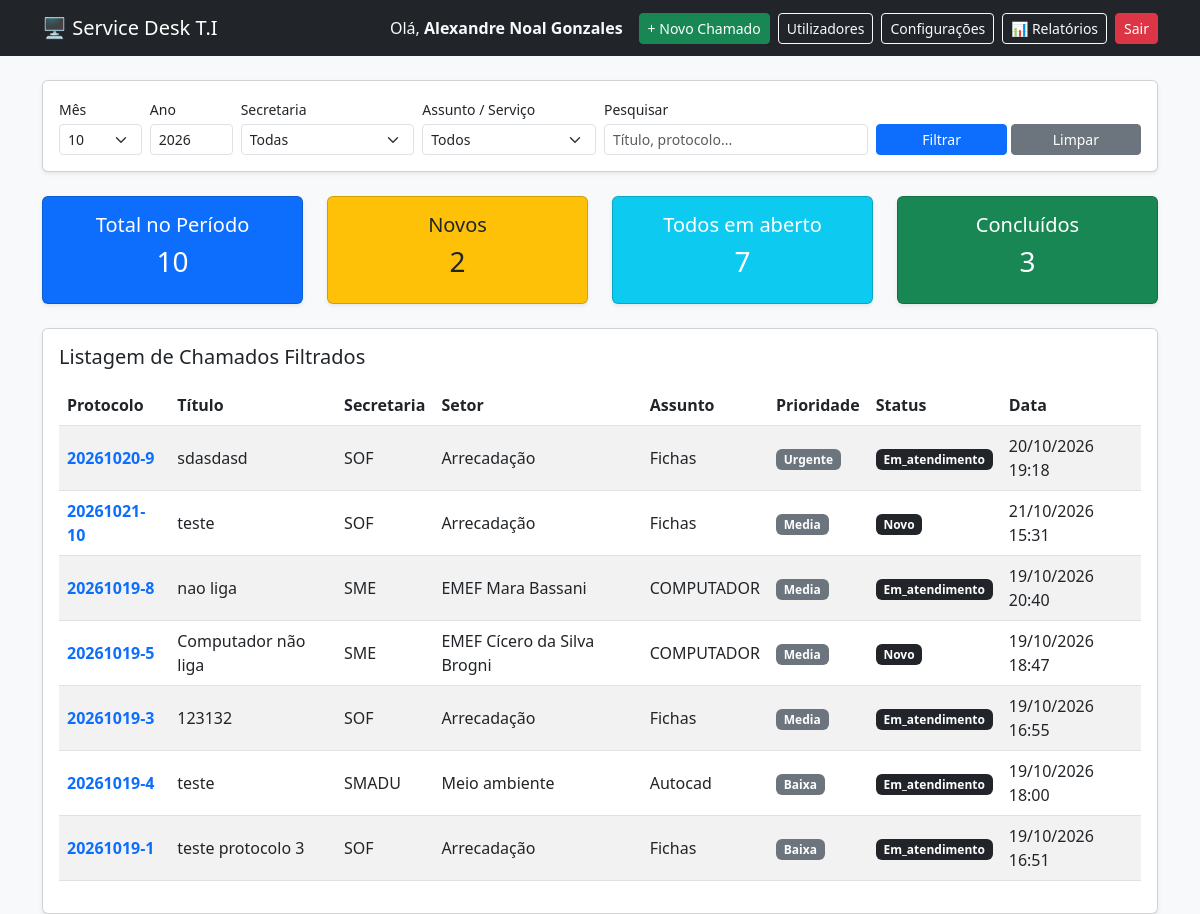
/index.php (signed in), run on the app's committed database.
### tables this page shows
CREATE TABLE `chamados` (
  `id` int(11) NOT NULL,
  `protocolo` varchar(20) NOT NULL,
  `solicitante_id` int(11) NOT NULL,
  `tecnico_id` int(11) DEFAULT NULL,
  `secretaria_id` int(11) NOT NULL,
  `setor_id` int(11) NOT NULL,
  `servico_id` int(11) NOT NULL,
  `titulo` varchar(200) NOT NULL,
  `descricao` text NOT NULL,
  `equipamento_id` int(11) DEFAULT NULL,
  `equipamento` varchar(255) DEFAULT NULL,
  `patrimonio` varchar(100) DEFAULT NULL,
  `prioridade` enum('baixa','media','alta','urgente') DEFAULT 'media',
  `status` enum('novo','em_atendimento','pendente','concluido','cancelado') DEFAULT 'novo',
  `data_abertura` timestamp NOT NULL DEFAULT current_timestamp(),
  `data_conclusao` datetime DEFAULT NULL,
  `nova_interacao_solicitante` tinyint(1) DEFAULT 0,
  `ultima_interacao_em` datetime DEFAULT NULL,
  `nova_interacao_tecnico` tinyint(1) DEFAULT 0
);

CREATE TABLE `secretarias` (
  `id` int(11) NOT NULL,
  `nome` varchar(150) NOT NULL,
  `ativo` tinyint(1) DEFAULT 1,
  `created_at` timestamp NOT NULL DEFAULT current_timestamp()
);

CREATE TABLE `setores` (
  `id` int(11) NOT NULL,
  `secretaria_id` int(11) NOT NULL,
  `nome` varchar(150) NOT NULL,
  `ativo` tinyint(1) DEFAULT 1
);

CREATE TABLE `servicos` (
  `id` int(11) NOT NULL,
  `nome` varchar(150) NOT NULL,
  `descricao` text DEFAULT NULL,
  `sla_horas` int(11) DEFAULT 24,
  `ativo` tinyint(1) DEFAULT 1
);

### index.php (the view, shortened to what this page needs)
<?php
require_once 'conexao.php';
$mes = $_GET['mes'] ?? date('m');
$ano = $_GET['ano'] ?? date('Y');
$status_filtro = $_GET['status'] ?? '';
$busca = $_GET['busca'] ?? '';
$where = "WHERE MONTH(c.data_abertura) = :mes AND YEAR(c.data_abertura) = :ano";
$params = [':mes' => $mes, ':ano' => $ano];
$sql_cards = "SELECT
    COUNT(*) as total,
    SUM(CASE WHEN c.status = 'novo' THEN 1 ELSE 0 END) as novos,
    SUM(CASE WHEN c.status = 'em_atendimento' THEN 1 ELSE 0 END) as andamento,
    SUM(CASE WHEN c.status = 'novo' OR c.status = 'em_atendimento' THEN 1 ELSE 0 END) as abertos,
    SUM(CASE WHEN c.status = 'concluido' THEN 1 ELSE 0 END) as concluidos
    FROM chamados c $where";
$stmt = $pdo->prepare($sql_cards);
$stmt->execute($params);
$totais = $stmt->fetch();
$condicao_status = "";
if (!empty($status_filtro)) {
    $condicao_status = " AND c.status = :status_filtro";
    $params[':status_filtro'] = $status_filtro;
} else {
    $condicao_status = " AND c.status != 'concluido'";
}
$condicao_busca = "";
$sql_lista = "SELECT c.*, s.nome as servico_nome, sec.nome as secretaria_nome, seto.nome as setor_nome
              FROM chamados c
              JOIN servicos s ON c.servico_id = s.id
              JOIN secretarias sec ON c.secretaria_id = sec.id
              JOIN setores seto ON c.setor_id = seto.id
              $where $condicao_status $condicao_busca
              ORDER BY FIELD(c.prioridade, 'urgente', 'alta', 'media', 'baixa'), c.data_abertura DESC";
$stmt_lista = $pdo->prepare($sql_lista);
$stmt_lista->execute($params);
$chamados = $stmt_lista->fetchAll();
?>
<!DOCTYPE html>
<html lang="pt-br">
<head>
    <link href="https://cdn.jsdelivr.net/npm/bootstrap@5.3.0/dist/css/bootstrap.min.css" rel="stylesheet">
</head>
<body class="bg-light">
    <nav class="navbar navbar-dark bg-dark mb-4">
        <div class="container">
            <a class="navbar-brand" href="index.php">🖥️ Service Desk T.I</a>
            <div class="d-flex align-items-center gap-2">
                <span class="text-light me-2">Olá, <strong><?= htmlspecialchars($_SESSION['usuario_nome']) ?></strong></span>
                <a href="novo_chamado.php" class="btn btn-success btn-sm">+ Novo Chamado</a>
                <a href="usuarios.php" class="btn btn-outline-light btn-sm">Utilizadores</a>
                <a href="configurar.php" class="btn btn-outline-light btn-sm">Configurações</a>
                <a href="relatorios.php" class="btn btn-outline-light btn-sm">📊 Relatórios</a>
                <a href="logout.php" class="btn btn-danger btn-sm">Sair</a>
            </div>
        </div>
    </nav>
    <div class="container">
        <div class="card shadow-sm mb-4">
            <div class="card-body">
                <form method="GET" class="row g-2 align-items-end">
                    <div class="col-md-1">
                        <label class="form-label small mb-1">Mês</label>
                        <select name="mes" class="form-select form-select-sm">
                            <?php for($m=1; $m<=12; $m++): ?>
                                <option value="<?= $m ?>" <?= $mes == $m ? 'selected' : '' ?>><?= str_pad($m, 2, '0', STR_PAD_LEFT) ?></option>
                            <?php endfor; ?>
                        </select>
                    </div>
                    <div class="col-md-1">
                        <label class="form-label small mb-1">Ano</label>
                        <input type="number" name="ano" class="form-control form-control-sm" value="<?= htmlspecialchars($ano) ?>">
                    </div>
                    <div class="col-md-2">
                        <label class="form-label small mb-1">Secretaria</label>
                        <select name="secretaria_id" class="form-select form-select-sm">
                            <option value="">Todas</option>
                        </select>
                    </div>
                    <div class="col-md-2">
                        <label class="form-label small mb-1">Assunto / Serviço</label>
                        <select name="servico_id" class="form-select form-select-sm">
                            <option value="">Todos</option>
                        </select>
                    </div>
                    <div class="col-md-3">
                        <label class="form-label small mb-1">Pesquisar</label>
                        <input type="text" class="form-control form-control-sm" id="busca" name="busca" value="<?= htmlspecialchars($busca) ?>" placeholder="Título, protocolo...">
                    </div>
                    <div class="col-md-3 d-flex gap-1">
                        <button type="submit" class="btn btn-primary btn-sm w-50">Filtrar</button>
                        <a href="index.php" class="btn btn-secondary btn-sm w-50 text-center">Limpar</a>
                    </div>
                </form>
            </div>
        </div>
        <div class="row text-center mb-4">
            <div class="col-md-3">
                <div class="card bg-primary text-white p-3 shadow-sm">
                    <h5>Total no Período</h5>
                    <h3><?= $totais['total'] ?? 0 ?></h3>
                </div>
            </div>
            <div class="col-md-3">
                <div class="card bg-warning text-dark p-3 shadow-sm">
                    <h5>Novos</h5>
                    <h3><?= $totais['novos'] ?? 0 ?></h3>
                </div>
            </div>
            <div class="col-md-3">
                <a href="index.php" class="text-decoration-none text-white d-block">
                    <div class="card bg-info text-white p-3 shadow-sm">
                        <h5>Todos em aberto</h5>
                        <h3><?= $totais['abertos'] ?? 0 ?></h3>
                    </div>
                </a>
            </div>
            <div class="col-md-3">
                <a href="index.php?status=concluido<?= isset($_GET['mes']) ? '&mes='.$_GET['mes'] : '' ?><?= isset($_GET['ano']) ? '&ano='.$_GET['ano'] : '' ?>" class="text-decoration-none text-white d-block">
                    <div class="card bg-success text-white p-3 shadow-sm">
                        <h5>Concluídos</h5>
                        <h3><?= $totais['concluidos'] ?? 0 ?></h3>
                    </div>
                </a>
            </div>
        </div>
        <div class="card shadow-sm">
            <div class="card-body">
                <h5 class="card-title mb-3">Listagem de Chamados Filtrados</h5>
                <div class="table-responsive">
                    <table class="table table-striped align-middle">
                        <thead>
                            <tr>
                                <th>Protocolo</th>
                                <th>Título</th>
                                <th>Secretaria</th>
                                <th>Setor</th>
                                <th>Assunto</th>
                                <th>Prioridade</th>
                                <th>Status</th>
                                <th>Data</th>
                            </tr>
                        </thead>
                        <tbody>
                            <?php if (count($chamados) > 0): ?>
                                <?php foreach ($chamados as $ch): ?>
                                    <tr>
                                        <td><a href="detalhes_chamado.php?id=<?= $ch['id'] ?>" class="text-decoration-none"><strong><?= htmlspecialchars($ch['protocolo']) ?></strong></a></td>
                                        <td><?= htmlspecialchars($ch['titulo']) ?></td>
                                        <td><?= htmlspecialchars($ch['secretaria_nome']) ?></td>
                                        <td><?= htmlspecialchars($ch['setor_nome']) ?></td>
                                        <td><?= htmlspecialchars($ch['servico_nome']) ?></td>
                                        <td><span class="badge bg-secondary"><?= ucfirst($ch['prioridade']) ?></span></td>
                                        <td><span class="badge bg-dark"><?= ucfirst($ch['status']) ?></span></td>
                                        <td><?= date('d/m/Y H:i', strtotime($ch['data_abertura'])) ?></td>
                                    </tr>
                                <?php endforeach; ?>
                            <?php else: ?>
                                <tr>
                                    <td colspan="8" class="text-center text-muted">Nenhum chamado encontrado para os filtros selecionados.</td>
                                </tr>
                            <?php endif; ?>
                        </tbody>
                    </table>
                </div>
            </div>
        </div>
    </div>
</body>
</html>

### data on the page
chamados: protocolo "20261020-9", titulo "sdasdasd", secretaria.nome "SOF", setor.nome "Arrecadação", servico.nome "Fichas", prioridade "Urgente", status "Em_atendimento", data_abertura "20/10/2026 19:18"
chamados: protocolo "20261021-10", titulo "teste", secretaria.nome "SOF", setor.nome "Arrecadação", servico.nome "Fichas", prioridade "Media", status "Novo", data_abertura "21/10/2026 15:31"
chamados: protocolo "20261019-8", titulo "nao liga", secretaria.nome "SME", setor.nome "EMEF Mara Bassani", servico.nome "COMPUTADOR", prioridade "Media", status "Em_atendimento", data_abertura "19/10/2026 20:40"
chamados: protocolo "20261019-5", titulo "Computador não liga", secretaria.nome "SME", setor.nome "EMEF Cícero da Silva Brogni", servico.nome "COMPUTADOR", prioridade "Media", status "Novo", data_abertura "19/10/2026 18:47"
chamados: protocolo "20261019-3", titulo "123132", secretaria.nome "SOF", setor.nome "Arrecadação", servico.nome "Fichas", prioridade "Media", status "Em_atendimento", data_abertura "19/10/2026 16:55"
chamados: protocolo "20261019-4", titulo "teste", secretaria.nome "SMADU", setor.nome "Meio ambiente", servico.nome "Autocad", prioridade "Baixa", status "Em_atendimento", data_abertura "19/10/2026 18:00"
chamados: protocolo "20261019-1", titulo "teste protocolo 3", secretaria.nome "SOF", setor.nome "Arrecadação", servico.nome "Fichas", prioridade "Baixa", status "Em_atendimento", data_abertura "19/10/2026 16:51"

### other printed values
$_SESSION['usuario_nome'] "Alexandre Noal Gonzales"
$totais['total'] "10"
$totais['novos'] "2"
$totais['abertos'] "7"
$totais['concluidos'] "3"
form field mes "10"
